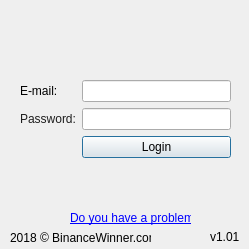
<?xml version="1.0" encoding="UTF-8"?>
<ui version="4.0">
 <class>Dialog</class>
 <widget class="QDialog" name="Dialog">
  <property name="geometry">
   <rect>
    <x>0</x>
    <y>0</y>
    <width>249</width>
    <height>249</height>
   </rect>
  </property>
  <property name="windowTitle">
   <string>BinanceWinner Auto Trade</string>
  </property>
  <property name="windowIcon">
   <iconset>
    <normaloff>icon_new.png</normaloff>icon_new.png</iconset>
  </property>
  <widget class="QLabel" name="label">
   <property name="geometry">
    <rect>
     <x>30</x>
     <y>0</y>
     <width>181</width>
     <height>81</height>
    </rect>
   </property>
   <property name="text">
    <string/>
   </property>
   <property name="pixmap">
    <pixmap>../../PycharmProjects/BinanceWinner/logo.png</pixmap>
   </property>
  </widget>
  <widget class="QWidget" name="formLayoutWidget_2">
   <property name="geometry">
    <rect>
     <x>20</x>
     <y>80</y>
     <width>211</width>
     <height>91</height>
    </rect>
   </property>
   <layout class="QFormLayout" name="formLayout_2">
    <item row="0" column="0">
     <widget class="QLabel" name="texti_email">
      <property name="styleSheet">
       <string notr="true">font: bold 12pt &quot;Arial&quot;;
color : black;</string>
      </property>
      <property name="text">
       <string>E-mail:</string>
      </property>
     </widget>
    </item>
    <item row="0" column="1">
     <widget class="QLineEdit" name="lineEdit_3"/>
    </item>
    <item row="1" column="0">
     <widget class="QLabel" name="texti_password">
      <property name="styleSheet">
       <string notr="true">color: rgb(30, 30, 30);
font: bold 12pt &quot;Arial&quot;;
</string>
      </property>
      <property name="text">
       <string>Password:</string>
      </property>
     </widget>
    </item>
    <item row="1" column="1">
     <widget class="QLineEdit" name="input_password"/>
    </item>
    <item row="2" column="1">
     <widget class="QPushButton" name="btn_login">
      <property name="text">
       <string>Login</string>
      </property>
     </widget>
    </item>
   </layout>
  </widget>
  <widget class="QLabel" name="texti_problem">
   <property name="geometry">
    <rect>
     <x>70</x>
     <y>210</y>
     <width>121</width>
     <height>16</height>
    </rect>
   </property>
   <property name="text">
    <string>&lt;a href='https://www.binancewinner.com'&gt;Do you have a problem ?&lt;/a&gt;</string>
   </property>
   <property name="openExternalLinks">
    <bool>true</bool>
   </property>
  </widget>
  <widget class="QLabel" name="text_login_error">
   <property name="geometry">
    <rect>
     <x>20</x>
     <y>180</y>
     <width>211</width>
     <height>20</height>
    </rect>
   </property>
   <property name="styleSheet">
    <string notr="true">color:rgb(255, 0, 0);
font: 87 10pt &quot;Arial Black&quot;;</string>
   </property>
   <property name="text">
    <string/>
   </property>
  </widget>
  <widget class="QLabel" name="texti_copyright">
   <property name="geometry">
    <rect>
     <x>10</x>
     <y>230</y>
     <width>141</width>
     <height>16</height>
    </rect>
   </property>
   <property name="text">
    <string>2018 © BinanceWinner.com</string>
   </property>
  </widget>
  <widget class="QLabel" name="texti_v1">
   <property name="geometry">
    <rect>
     <x>210</x>
     <y>230</y>
     <width>47</width>
     <height>13</height>
    </rect>
   </property>
   <property name="text">
    <string>v1.01</string>
   </property>
  </widget>
 </widget>
 <resources/>
 <connections/>
</ui>
